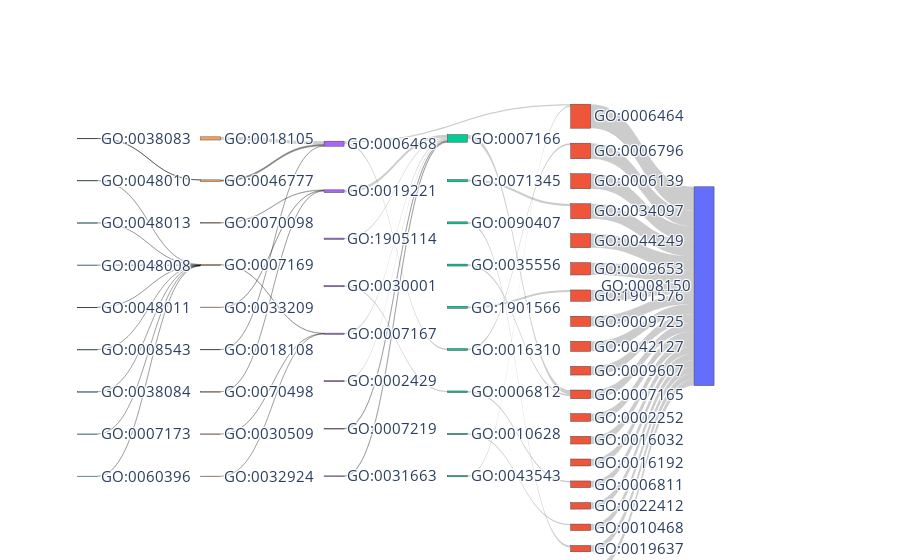

This figure's notebook cell:
### Code cell
ov_sankey = plot_sankey(sankey_value_tracing_ov, sankey_source_tracing_ov, sankey_target_tracing_ov,
                node_label, back_tracing_color_tracing_ov, back_tracing_level_tracing_ov, positive_flow=True, go_dag=go_dag, 
                filename='Sankey_Tracing_OV')

### Figure 1 — Plotly figure (JSON) as saved in the notebook; plotly's stock layout.template omitted (floating-point values rounded to 4 significant figures)
{"data": [{"arrangement": "snap", "link": {"source": [0, 1, 2, 3, 4, 5, 6, 7, 8, 9, 10, 11, 12, 13, 14, 15, 16, 17, 18, 19, 20, 21, 22, 23, 24, 25, 26, 27, 28, 29, 30, 26, 31, 32, 33, 34, 35, 36, 37, 30, 35, 38, 39, 40, 41, 42, 43, 44, 45, 46, 47, 48, 49, 44, 50, 51, 52, 53], "target": [54, 54, 54, 54, 54, 54, 54, 54, 54, 54, 54, 54, 54, 54, 54, 54, 54, 54, 54, 10, 3, 17, 10, 6, 1, 14, 0, 16, 0, 19, 26, 24, 19, 25, 19, 19, 26, 19, 19, 26, 26, 29, 33, 29, 26, 29, 33, 35, 33, 39, 39, 39, 39, 35, 39, 39, 39, 39], "value": [0.06439, 0.0417, 0.04021, 0.0402, 0.03747, 0.03307, 0.03029, 0.0271, 0.02685, 0.02332, 0.02306, 0.02069, 0.02059, 0.01865, 0.01779, 0.01743, 0.01718, 0.01692, 0.01671, 0.0113, 0.006079, 0.005395, 0.005162, 0.005158, 0.004849, 0.00429, 0.003761, 0.003306, 0.003266, 0.007402, 0.004254, 0.004069, 0.003249, 0.003094, 0.003034, 0.002866, 0.002096, 0.001995, 0.001826, 0.004254, 0.002096, 0.001423, 0.001313, 0.001009, 0.0008318, 0.0004602, 0.0004053, 0.0002927, 0.0002388, 0.001009, 0.0006209, 0.0004667, 0.0003148, 0.0002927, 0.0001969, 0.0001546, 0.0001449, 0.0001361]}, "node": {"color": ["#EF553B", "#EF553B", "#EF553B", "#EF553B", "#EF553B", "#EF553B", "#EF553B", "#EF553B", "#EF553B", "#EF553B", "#EF553B", "#EF553B", "#EF553B", "#EF553B", "#EF553B", "#EF553B", "#EF553B", "#EF553B", "#EF553B", "#00CC96", "#00CC96", "#00CC96", "#00CC96", "#00CC96", "#00CC96", "#00CC96", "#AB63FA", "#00CC96", "#00CC96", "#AB63FA", "#FFA15A", "#AB63FA", "#AB63FA", "#AB63FA", "#AB63FA", "#FFA15A", "#AB63FA", "#AB63FA", "#FFA15A", "#FFA15A", "#FFA15A", "#FFA15A", "#FFA15A", "#FFA15A", "#19D3F3", "#FFA15A", "#19D3F3", "#19D3F3", "#19D3F3", "#19D3F3", "#19D3F3", "#19D3F3", "#19D3F3", "#19D3F3", "#636EFA"], "customdata": ["protein modification process", "phosphate-containing compound metabolic process", "nucleobase-containing compound metabolic process", "response to cytokine", "cellular biosynthetic process", "anatomical structure morphogenesis", "organic substance biosynthetic process", "response to hormone", "regulation of cell population proliferation", "response to biotic stimulus", "signal transduction", "immune effector process", "viral process", "vesicle-mediated transport", "monoatomic ion transport", "cellular process involved in reproduction in multicellular organism", "regulation of gene expression", "organophosphate metabolic process", "multi-organism reproductive process", "cell surface receptor signaling pathway", "cellular response to cytokine stimulus", "organophosphate biosynthetic process", "intracellular signal transduction", "organonitrogen compound biosynthetic process", "phosphorylation", "monoatomic cation transport", "protein phosphorylation", "positive regulation of gene expression", "protein acylation", "cytokine-mediated signaling pathway", "peptidyl-serine phosphorylation", "GO:1905114", "metal ion transport", "enzyme-linked receptor protein signaling pathway", "immune response-activating cell surface receptor signaling pathway", "protein autophosphorylation", "Notch signaling pathway", "lipopolysaccharide-mediated signaling pathway", "chemokine-mediated signaling pathway", "transmembrane receptor protein tyrosine kinase signaling pathway", "tumor necrosis factor-mediated signaling pathway", "peptidyl-tyrosine phosphorylation", "interleukin-1-mediated signaling pathway", "BMP signaling pathway", "peptidyl-tyrosine autophosphorylation", "activin receptor signaling pathway", "vascular endothelial growth factor receptor signaling pathway", "ephrin receptor signaling pathway", "platelet-derived growth factor receptor signaling pathway", "neurotrophin TRK receptor signaling pathway", "fibroblast growth factor receptor signaling pathway", "vascular endothelial growth factor signaling pathway", "epidermal growth factor receptor signaling pathway", "growth hormone receptor signaling pathway", "biological_process"], "hovertemplate": "%{label}: %{customdata}<extra></extra>", "label": ["GO:0006464", "GO:0006796", "GO:0006139", "GO:0034097", "GO:0044249", "GO:0009653", "GO:1901576", "GO:0009725", "GO:0042127", "GO:0009607", "GO:0007165", "GO:0002252", "GO:0016032", "GO:0016192", "GO:0006811", "GO:0022412", "GO:0010468", "GO:0019637", "GO:0044703", "GO:0007166", "GO:0071345", "GO:0090407", "GO:0035556", "GO:1901566", "GO:0016310", "GO:0006812", "GO:0006468", "GO:0010628", "GO:0043543", "GO:0019221", "GO:0018105", "GO:1905114", "GO:0030001", "GO:0007167", "GO:0002429", "GO:0046777", "GO:0007219", "GO:0031663", "GO:0070098", "GO:0007169", "GO:0033209", "GO:0018108", "GO:0070498", "GO:0030509", "GO:0038083", "GO:0032924", "GO:0048010", "GO:0048013", "GO:0048008", "GO:0048011", "GO:0008543", "GO:0038084", "GO:0007173", "GO:0060396", "GO:0008150"], "pad": 15, "thickness": 20, "x": [0.6767, 0.6767, 0.6767, 0.6767, 0.6767, 0.6767, 0.6767, 0.6767, 0.6767, 0.6767, 0.6767, 0.6767, 0.6767, 0.6767, 0.6767, 0.6767, 0.6767, 0.6767, 0.6767, 0.51, 0.51, 0.51, 0.51, 0.51, 0.51, 0.51, 0.3433, 0.51, 0.51, 0.3433, 0.1767, 0.3433, 0.3433, 0.3433, 0.3433, 0.1767, 0.3433, 0.3433, 0.1767, 0.1767, 0.1767, 0.1767, 0.1767, 0.1767, 0.01, 0.1767, 0.01, 0.01, 0.01, 0.01, 0.01, 0.01, 0.01, 0.01, 0.8433], "y": [0.04263, 0.09526, 0.1479, 0.2005, 0.2532, 0.3058, 0.3584, 0.4111, 0.4637, 0.5163, 0.5689, 0.6216, 0.6742, 0.7268, 0.7795, 0.8321, 0.8847, 0.9374, 0.99, 0.1011, 0.2122, 0.3233, 0.4344, 0.5456, 0.6567, 0.7678, 0.115, 0.8789, 0.99, 0.24, 0.1011, 0.365, 0.49, 0.615, 0.74, 0.2122, 0.865, 0.99, 0.3233, 0.4344, 0.5456, 0.6567, 0.7678, 0.8789, 0.1011, 0.99, 0.2122, 0.3233, 0.4344, 0.5456, 0.6567, 0.7678, 0.8789, 0.99, 0.49]}, "type": "sankey"}], "layout": {"autosize": true, "font": {"size": 15}, "hoverlabel": {"font": {"size": 15}}}}
